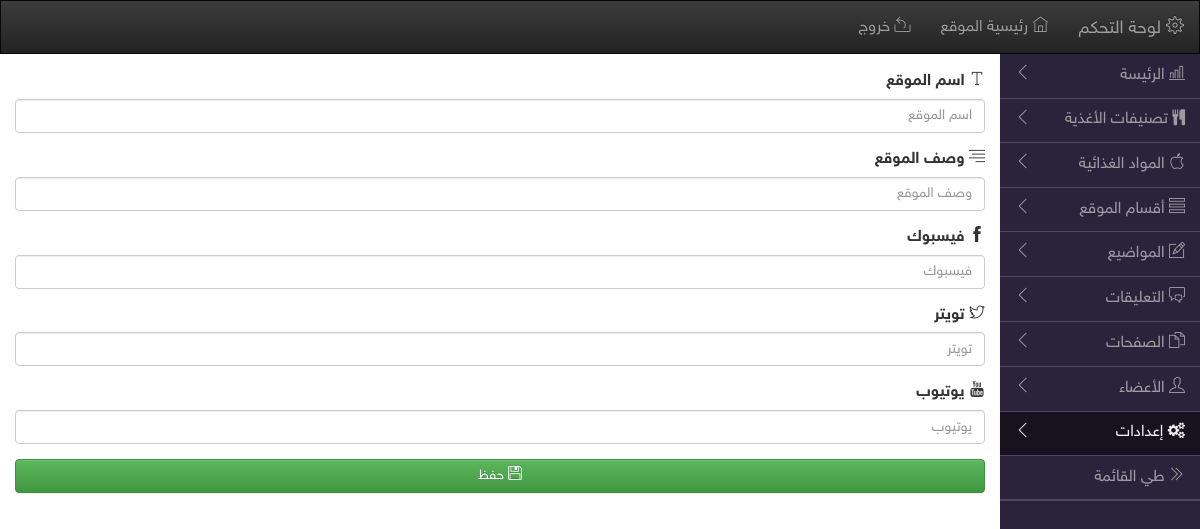
Before: /index.php/control/options with the older database file.
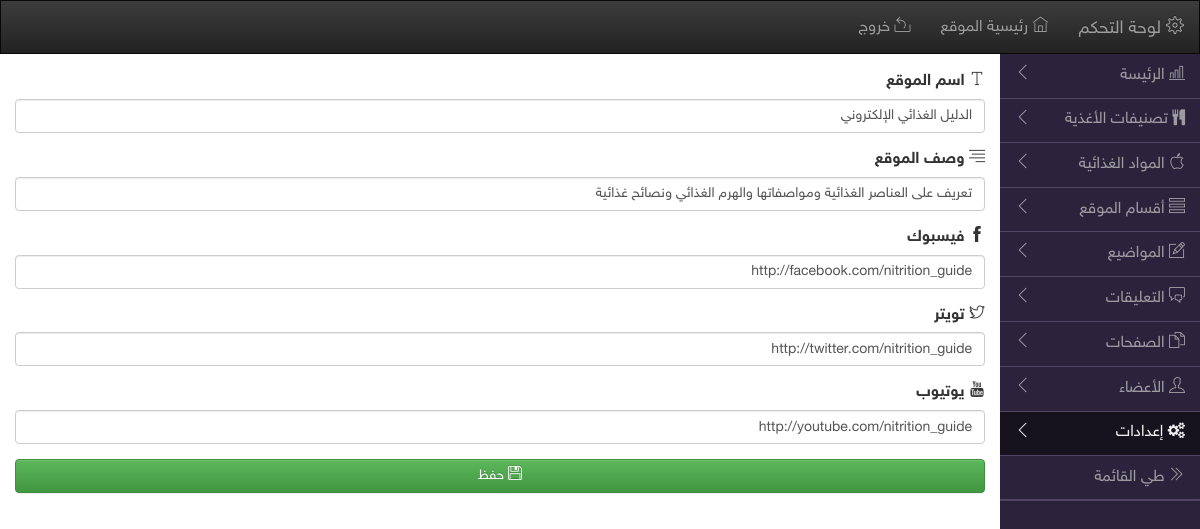
After: the same page with the newer database file.
### tables this page shows
CREATE TABLE `options` (
  `id` int(1) NOT NULL DEFAULT '1',
  `site_name` varchar(250) DEFAULT NULL,
  `site_tags` varchar(200) DEFAULT NULL,
  `site_description` varchar(200) DEFAULT NULL,
  `facebook` varchar(200) DEFAULT NULL,
  `twitter` varchar(200) DEFAULT NULL,
  `youtube` varchar(200) DEFAULT NULL,
  PRIMARY KEY (`id`)
);

### application/controllers/Control.php (called while the page is built, shortened)
<?php
class Control extends CI_Controller
{
    function header($title = "لوحة تحكم موقع الدليل الغذائي")
    {
        $data['title'] = $title;
        $data['segment1'] = $this->uri->segment(2) ? $this->uri->segment(2) : "index";
        $this->load->view('control/template/header', $data);
    }
    function footer()
    {
        $this->load->view('control/template/footer');
    }
    function options()
    {
        $this->load->model('options_model');
        $data['options'] = $this->options_model->get_options();
        $this->load->view('control/options', $data);
    }
}

### index.php (called while the page is built, shortened)
<?php
require_once BASEPATH.'core/CodeIgniter.php';

### application/models/options_model.php (called while the page is built, shortened)
<?php
class options_model extends CI_Model
{
    public function get_options()
    {
        return $this->db->query("
        SELECT * FROM options
    ")->result();
    }
}

### application/views/control/options.php (the view)
<?php
$o=$options[0];
?>
<form action="<?=base_url()?>control/update_settings" method="post" class="form" accept-charset="utf-8" >
    <div class="form-group">
        <label for="siteName"><i class="ti-text"></i> اسم الموقع</label>
        <input type="text" placeholder="اسم الموقع" name="siteName" id="siteName" class="form-control" value="<?=$o->site_name?>" />
    </div>
    <div class="form-group">
        <label for="siteDesc"><i class="ti-align-right"></i> وصف الموقع</label>
        <input type="text" placeholder="وصف الموقع" name="siteDesc" id="siteDesc" class="form-control" value="<?=$o->site_description?>" />
    </div>
    <div class="form-group">
        <label for="facebook"><i class="ti-facebook"></i> فيسبوك</label>
        <input type="text" placeholder="فيسبوك" name="facebook" id="facebook" class="form-control" value="<?=$o->facebook?>" />
    </div>
    <div class="form-group">
        <label for="twitter"><i class="ti-twitter"></i> تويتر</label>
        <input type="text" placeholder="تويتر" name="twitter" id="twitter" class="form-control" value="<?=$o->twitter?>" />
    </div>
    <div class="form-group">
        <label for="youtube"><i class="ti-youtube"></i> يوتيوب</label>
        <input type="text" placeholder="يوتيوب" name="youtube" id="youtube" class="form-control" value="<?=$o->youtube?>" />
    </div>
    <button class="btn btn-success btn-block" type="submit"><i class="ti-save" id="submit" name="submit"></i> حفظ</button>
</form>

Changed rows visible on the page:
added options: siteName "الدليل الغذائي الإلكتروني", siteDesc "تعريف على العناصر الغذائية ومواصفاتها والهرم الغذائي ونصائح غذائية", facebook "http://facebook.com/nitrition_guide", twitter "http://twitter.com/nitrition_guide", youtube "http://youtube.com/nitrition_guide"
